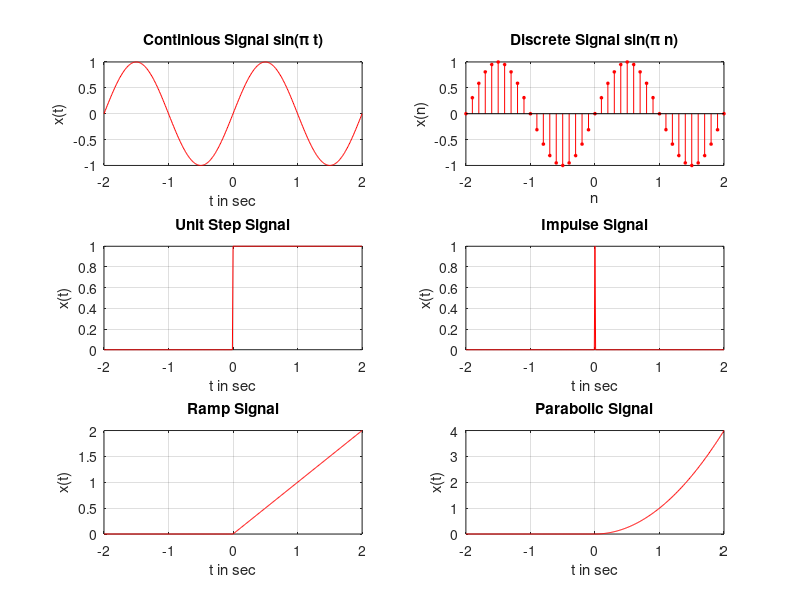
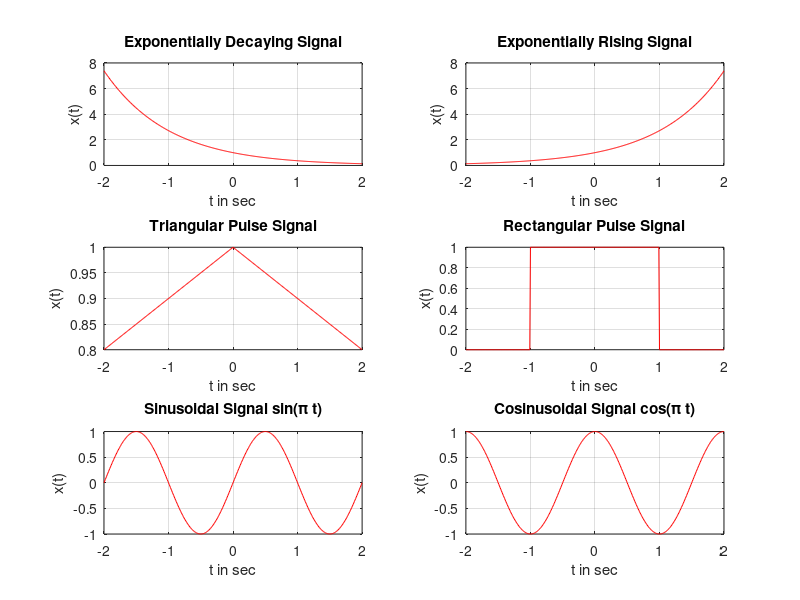
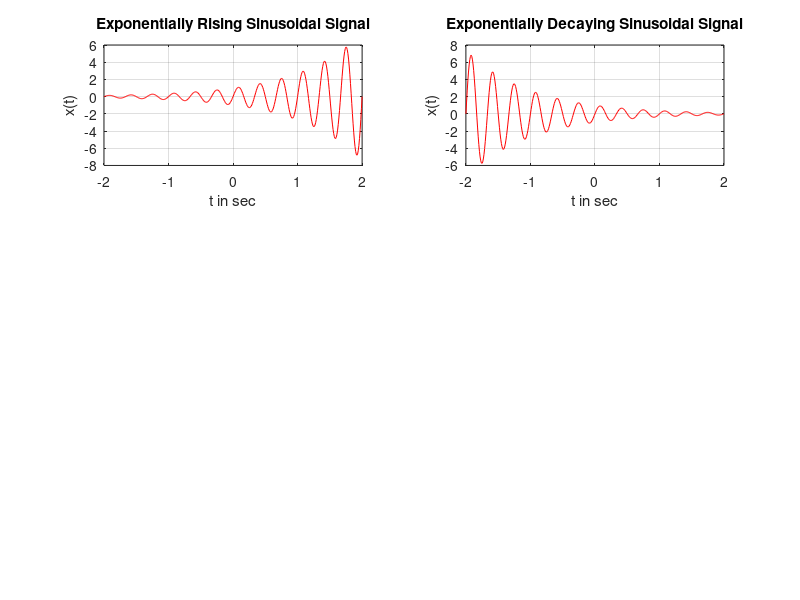

MATLAB code to generate these figures, in order:
%%Ganesh
%%Basics of Signals 
clc; 
clear; 
close all; 
a=1;
b=1;
t = -2:0.01:2;
x1 = sin(1*pi*t);
n = -2:0.1:2;
x2 = sin(1*pi*n); 
unitstep = t>=0;
impulse= t==0;
ramp = t.*unitstep;
quad = t.^2.*unitstep;
ed = exp(-a*t);
er = exp(b*t);
xt = tripuls(t,20);
xr = rectpuls(t,2);
xs = sin(1*pi*t); 
xc = cos(1*pi*t); 
ers = exp(b*t).*sin(6*pi*t);
eds = exp(-b*t).*sin(6*pi*t);
figure(1)
subplot(3,2,1)
plot(t,x1,'r');
xlabel('t in sec');
ylabel('x(t)');
grid on;
title('Continious Signal sin(\pi t)');
subplot(3,2,2)
Hs = stem(n,x2,'r','filled');
set(Hs,'markersize',2);
xlabel('n'); ylabel('x(n)');
grid on;
title('Discrete Signal sin(\pi n)');
subplot(3,2,3)
plot(t,unitstep,'r');
xlabel('t in sec');
ylabel('x(t)');
grid on;
title('Unit Step Signal');
subplot(3,2,4)
plot(t,impulse,'r');
xlabel('t in sec');
ylabel('x(t)');
grid on;
title('Impulse Signal');
subplot(3,2,5)
plot(t,ramp,'r');
xlabel('t in sec');
ylabel('x(t)');
grid on;
title('Ramp Signal');

subplot(3,2,6)
plot(t,quad,'r');
xlabel('t in sec');
ylabel('x(t)');
grid on;
title('Parabolic Signal');

figure(2)
subplot(3,2,1)
plot(t,ed,'r');
xlabel('t in sec');
ylabel('x(t)');
grid on;
title('Exponentially Decaying Signal');

subplot(3,2,2)
plot(t,er,'r');
xlabel('t in sec');
ylabel('x(t)');
grid on;
title('Exponentially Rising Signal');

subplot(3,2,3)
plot(t,xt,'r');
xlabel('t in sec');
ylabel('x(t)');
grid on;
title('Triangular Pulse Signal');

subplot(3,2,4)
plot(t,xr,'r');
xlabel('t in sec');
ylabel('x(t)');
grid on;
title('Rectangular Pulse Signal');

subplot(3,2,5)
plot(t,xs,'r');
xlabel('t in sec');
ylabel('x(t)');
grid on;
title('Sinusoidal Signal sin(\pi t)');
subplot(3,2,6)
plot(t,xc,'r');
xlabel('t in sec');
ylabel('x(t)');
grid on;
title('Cosinusoidal Signal cos(\pi t)');

figure(3)
subplot(3,2,1)
plot(t,ers,'r');
xlabel('t in sec');
ylabel('x(t)');
grid on;
title('Exponentially Rising Sinusoidal Signal');

subplot(3,2,2)
plot(t,eds,'r');
xlabel('t in sec');
ylabel('x(t)');
grid on;
title('Exponentially Decaying Sinusoidal Signal');
